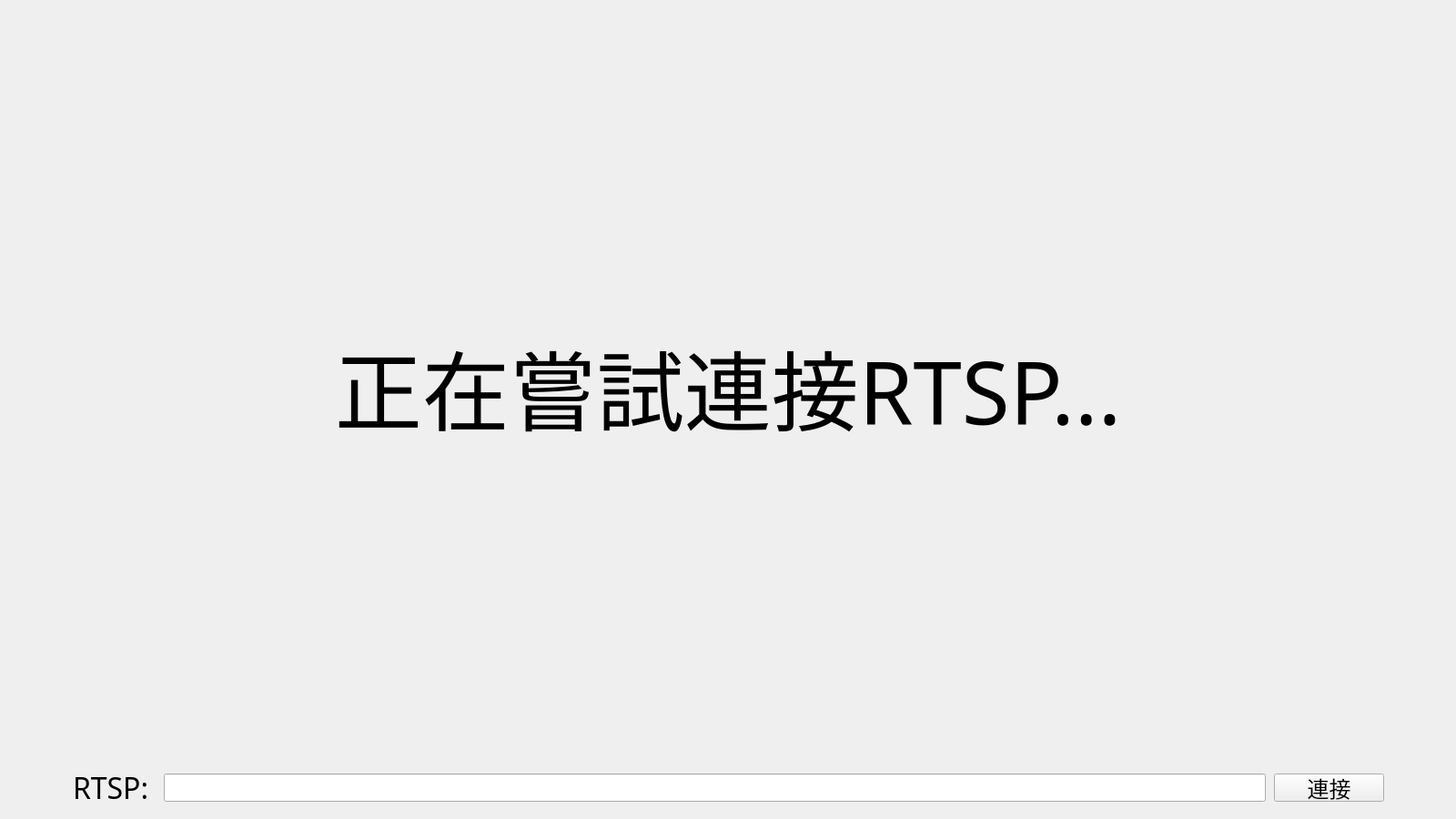
<?xml version="1.0" encoding="UTF-8"?>
<ui version="4.0">
 <class>Form</class>
 <widget class="QWidget" name="Form">
  <property name="geometry">
   <rect>
    <x>0</x>
    <y>0</y>
    <width>1600</width>
    <height>900</height>
   </rect>
  </property>
  <property name="minimumSize">
   <size>
    <width>1600</width>
    <height>900</height>
   </size>
  </property>
  <property name="maximumSize">
   <size>
    <width>1600</width>
    <height>900</height>
   </size>
  </property>
  <property name="windowTitle">
   <string>Form</string>
  </property>
  <widget class="QLabel" name="label">
   <property name="geometry">
    <rect>
     <x>80</x>
     <y>20</y>
     <width>1440</width>
     <height>810</height>
    </rect>
   </property>
   <property name="font">
    <font>
     <family>微軟正黑體</family>
     <pointsize>72</pointsize>
    </font>
   </property>
   <property name="text">
    <string>正在嘗試連接RTSP...</string>
   </property>
   <property name="alignment">
    <set>Qt::AlignCenter</set>
   </property>
  </widget>
  <widget class="QLabel" name="label_2">
   <property name="geometry">
    <rect>
     <x>80</x>
     <y>850</y>
     <width>91</width>
     <height>31</height>
    </rect>
   </property>
   <property name="font">
    <font>
     <family>微軟正黑體</family>
     <pointsize>24</pointsize>
    </font>
   </property>
   <property name="text">
    <string>RTSP:</string>
   </property>
  </widget>
  <widget class="QLineEdit" name="lineEdit">
   <property name="geometry">
    <rect>
     <x>180</x>
     <y>850</y>
     <width>1211</width>
     <height>31</height>
    </rect>
   </property>
   <property name="font">
    <font>
     <family>微軟正黑體</family>
     <pointsize>18</pointsize>
    </font>
   </property>
   <property name="placeholderText">
    <string/>
   </property>
  </widget>
  <widget class="QPushButton" name="connect_rtsp_btn">
   <property name="geometry">
    <rect>
     <x>1400</x>
     <y>850</y>
     <width>121</width>
     <height>31</height>
    </rect>
   </property>
   <property name="font">
    <font>
     <family>微軟正黑體</family>
     <pointsize>18</pointsize>
    </font>
   </property>
   <property name="text">
    <string>連接</string>
   </property>
  </widget>
 </widget>
 <resources/>
 <connections/>
</ui>
